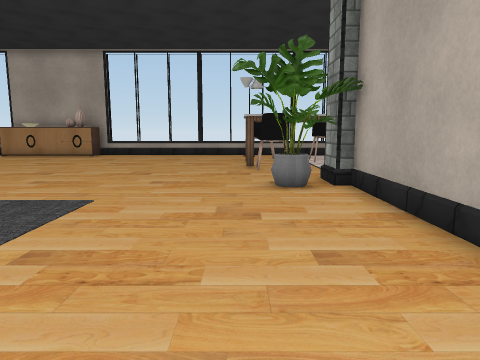
View 1 (above)

22 first-person views from a walk through a 3-D level made in the Unity game engine. The camera is 1.3 m above the floor, tilts 8° down and sees 70° across. The floor is counted in squares, 1 m on a side. Each view is taken from the middle of a square. On the plan, view 1 faces up. The plan holds only what a view shows up to about 15 squares ahead; the rest is blank. The player is left out. Some surface patterns are stand-ins.

View 2
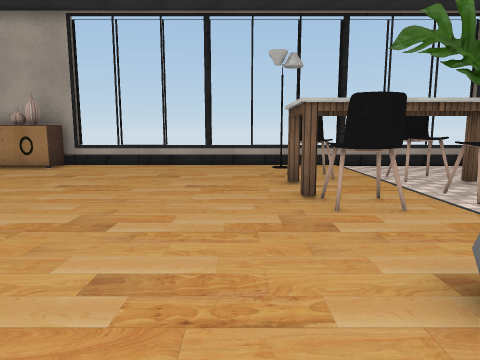

View 3
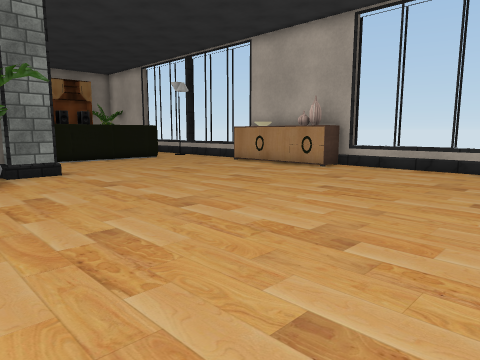

View 4
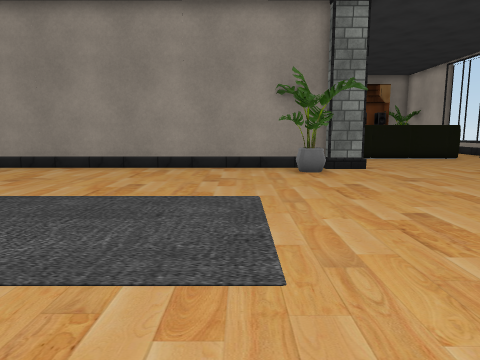

View 5
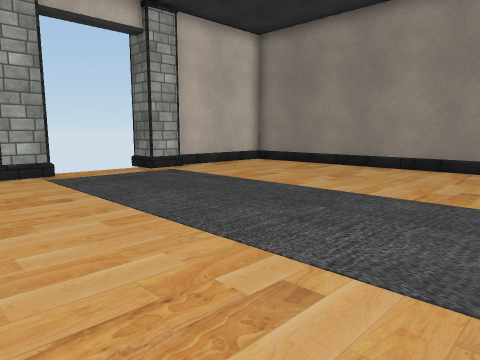

View 6
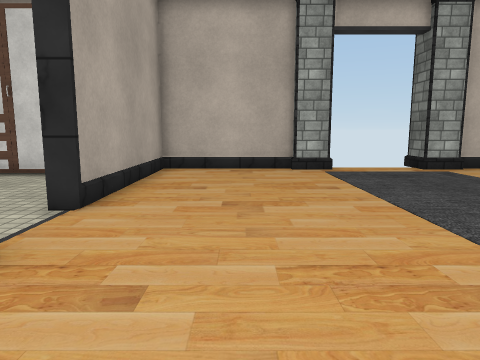

View 7
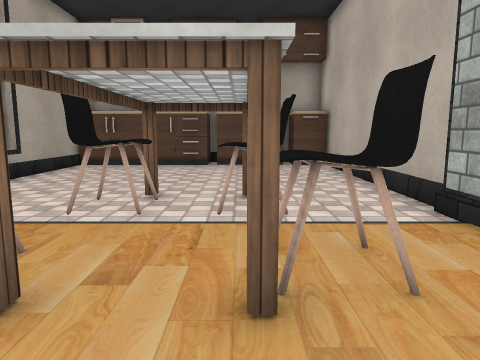

View 8
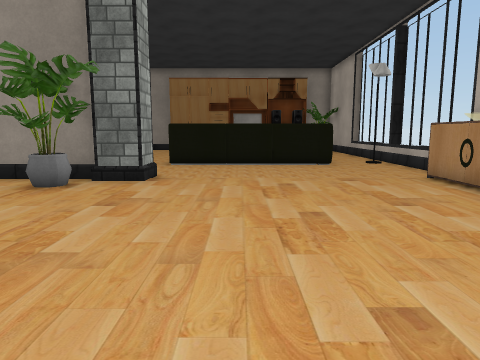

View 9
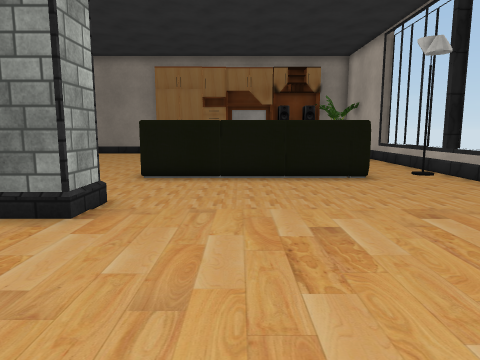

View 10
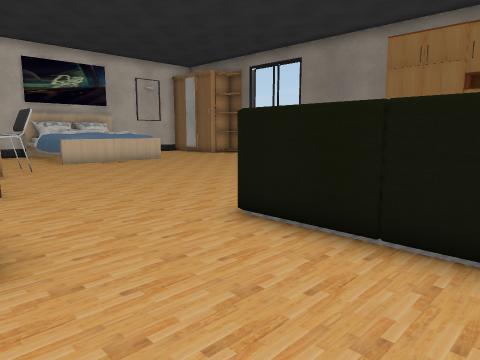

View 11
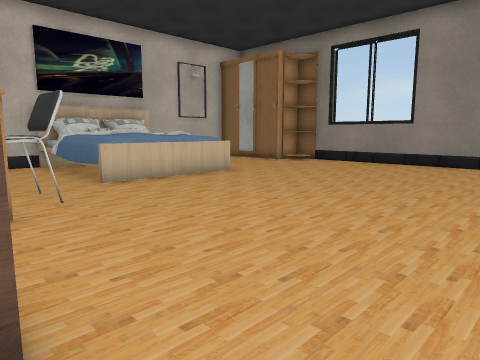

View 12
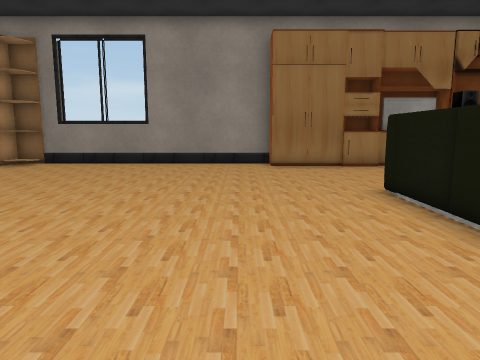

View 13
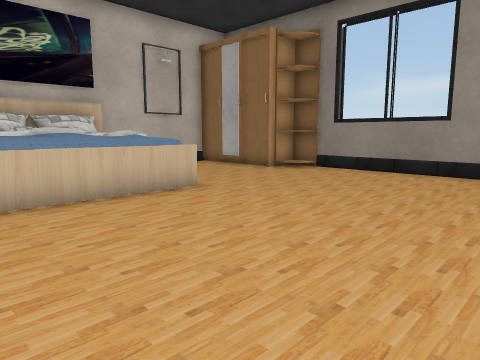

View 14
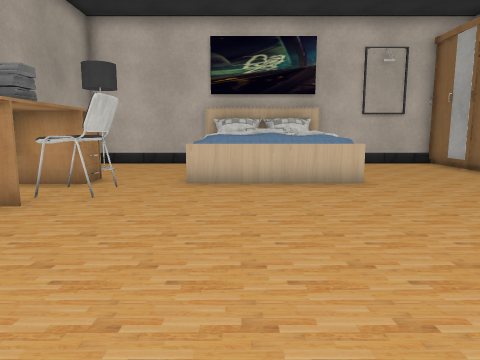

View 15
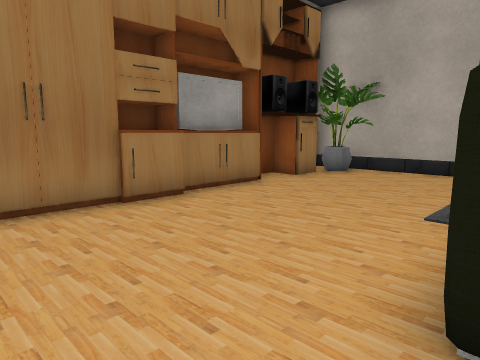

View 16
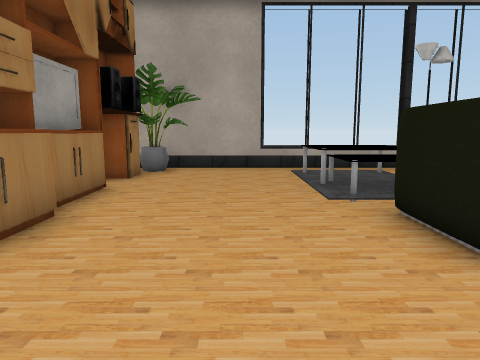

View 17
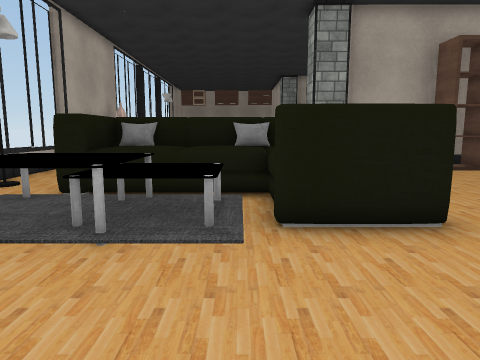

View 18
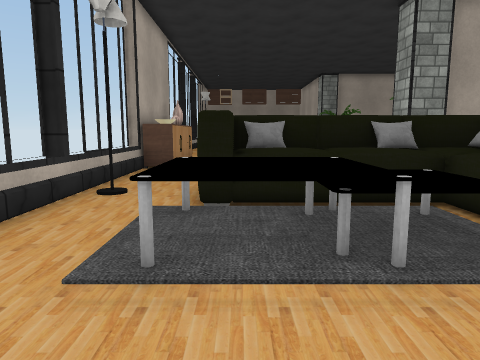

View 19
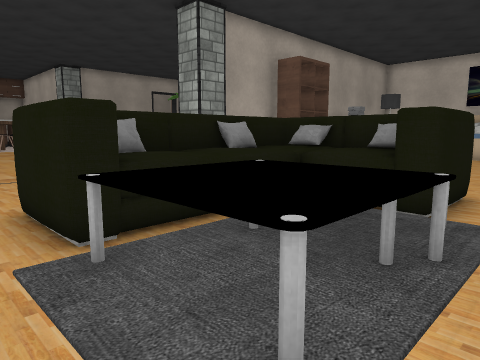

View 20
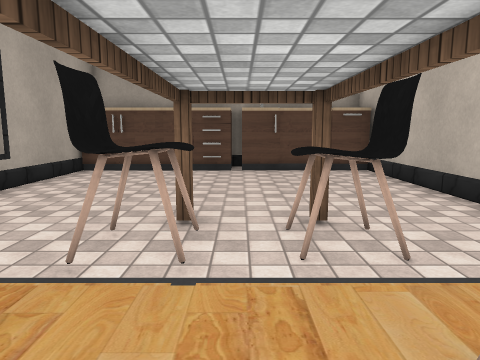

View 21
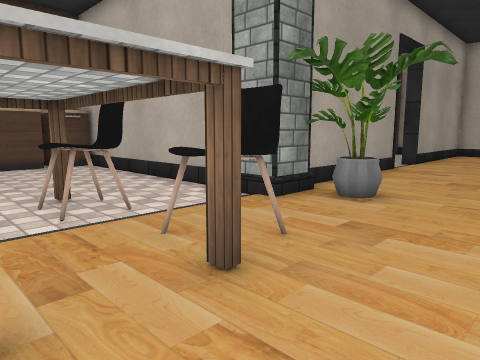

View 22
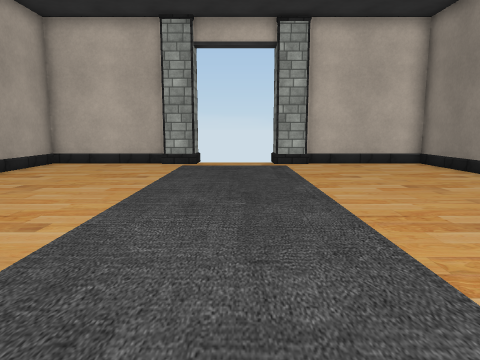

### Floor plan
Points are (right, up) in squares from view 1. A wall is a line through its corners. A room is listed if a view was taken in it or the views show most of it. See-through windows are left out.
Room 1 (views 1, 2, 3, 4, 5, 6, 7, 8, 9, 10, 20, 21, 22)
walls: (3.9, 9.5) (11.5, 9.5); (2.8, 2.4) (2.8, 8.4); (-12.5, 9.3) (-12.5, -6.3) (-7.8, -6.3); (-2, -6.3) (2.8, -6.3) (2.8, 0.3); (-16.8, 16.8) (-16.8, 10.1); (13.3, 13.9) (13.3, 14.5); (-19.1, 16.8) (-17.1, 16.8); (12, 19.5) (-19.4, 19.5)
low walls: (-15.4, 20) (-16.2, 20)
ways out: opening at (-19, 18.5) to room 2; opening at (-15, 10.3) to room 2; opening at (3, 1.5)
objects: pillar (-13, 10) to (-12, 10); other object (-13, 18) to (-8, 19); plant (-12, 9); pillar (-7, -7) to (-6, -7); plant (1, 8) to (2, 8); chair (1, 12) to (2, 12); chair (1, 15) to (1, 16); pillar (3, 10); chair (4, 12); chair (4, 15) to (4, 16); other object (12, 10) to (13, 11); other object (12, 11) to (13, 14); other object (12, 15) to (13, 16); other object (12, 17) to (12, 19)
Room 2 (views 11, 12, 13, 14, 15, 16, 17, 18, 19)
walls: (-19.6, 10.8) (-17.5, 10.7) (-17.4, 15.3); (-18.4, 10.2) (-21.5, 10.2) (-21.6, 12.5) (-19.1, 12.6); (-28.3, 7.5) (-28.3, -0.5); (-21.2, 12.5) (-19.1, 12.4) (-19.1, 16.8); (-17.8, 15.1) (-17.8, 15.9); (-17.2, 16.1) (-19.1, 16.1); (-26.5, -6.3) (-22.4, -6.3); (-17.5, -6.3) (-13.1, -6.3); (-19.4, 19.5) (-28.4, 19.5)
low walls: (-20.8, 12.9) (-20, 12.9)
ways out: opening at (-19, 18.5) to room 1; opening at (-15, 10.3) to room 1
objects: other object (-28, -6) to (-27, -1); other object (-28, 8) to (-27, 10); other object (-28, 11) to (-27, 12); TV (-28, 13) to (-27, 14); other object (-28, 15) to (-27, 18); plant (-27, 18) to (-27, 19); bed (-22, -6) to (-18, -1); other object (-22, 13) to (-20, 14); other object (-22, 15) to (-22, 17); other object (-20, 15); other object (-20, 17); other object (-18, 12) to (-18, 13); other object (-18, 15); chair (-16, 0) to (-15, 1); other object (-15, -1) to (-14, -1); other object (-15, 2) to (-14, 2); other object (-14, -4); rack (-14, 4) to (-14, 6)

Positions as (right, up) in squares from view 1, and headings:
1: (0, 0), facing up
2: (-1, 6), facing up
3: (-1, 7), facing up-left
4: (0, 6), facing left
5: (0, 5), facing down-left
6: (0, 6), facing down
7: (-2, 13), facing right
8: (-3, 13), facing left
9: (-7, 13), facing left
10: (-13, 14), facing down-left
11: (-14, 8), facing down-left
12: (-14, 7), facing left
13: (-17, 6), facing down-left
14: (-19, 8), facing down
15: (-21, 8), facing up-left
16: (-24, 7), facing up
17: (-26, 13), facing right
18: (-25, 16), facing right
19: (-23, 18), facing down-right
20: (0, 14), facing right
21: (-2, 15), facing down-right
22: (-5, 8), facing down
